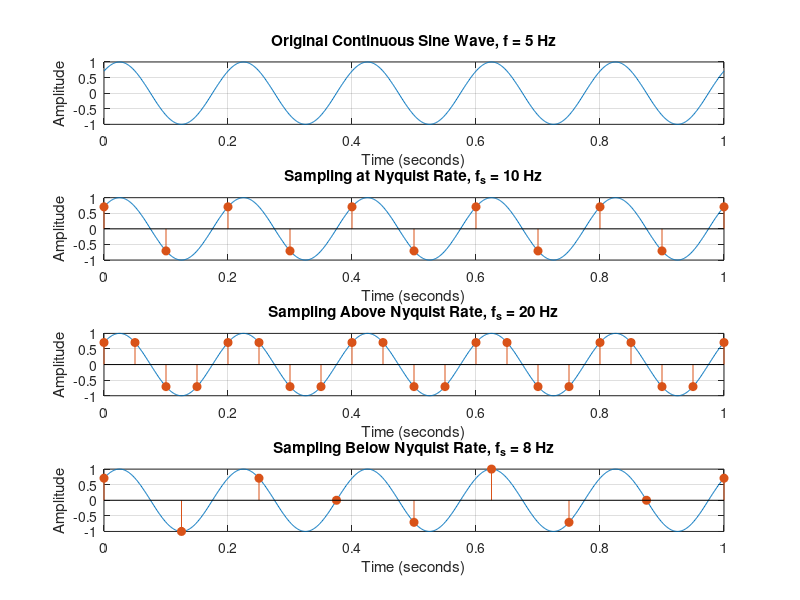

Write MATLAB code to recreate this figure.
clc;
clear;
close all;

% Original signal frequency
f = 5;

% Phase shift
phi = pi/4;

% Continuous-time approximation
t = 0:0.001:1;
x = sin(2*pi*f*t + phi);

% Nyquist sampling rate
fs_nyquist = 2 * f;
t_nyquist = 0:1/fs_nyquist:1;
x_nyquist = sin(2*pi*f*t_nyquist + phi);

% Above Nyquist rate
fs_above = 20;
t_above = 0:1/fs_above:1;
x_above = sin(2*pi*f*t_above + phi);

% Below Nyquist rate
fs_below = 8;
t_below = 0:1/fs_below:1;
x_below = sin(2*pi*f*t_below + phi);

% Plot
figure;

% Original signal
subplot(4,1,1);
plot(t, x);
title('Original Continuous Sine Wave, f = 5 Hz');
xlabel('Time (seconds)');
ylabel('Amplitude');
grid on;

% Nyquist rate
subplot(4,1,2);
plot(t, x);
hold on;
stem(t_nyquist, x_nyquist, 'filled');
title('Sampling at Nyquist Rate, f_s = 10 Hz');
xlabel('Time (seconds)');
ylabel('Amplitude');
grid on;
hold off;

% Above Nyquist rate
subplot(4,1,3);
plot(t, x);
hold on;
stem(t_above, x_above, 'filled');
title('Sampling Above Nyquist Rate, f_s = 20 Hz');
xlabel('Time (seconds)');
ylabel('Amplitude');
grid on;
hold off;

% Below Nyquist rate
subplot(4,1,4);
plot(t, x);
hold on;
stem(t_below, x_below, 'filled');
title('Sampling Below Nyquist Rate, f_s = 8 Hz');
xlabel('Time (seconds)');
ylabel('Amplitude');
grid on;
hold off;

drawnow;
